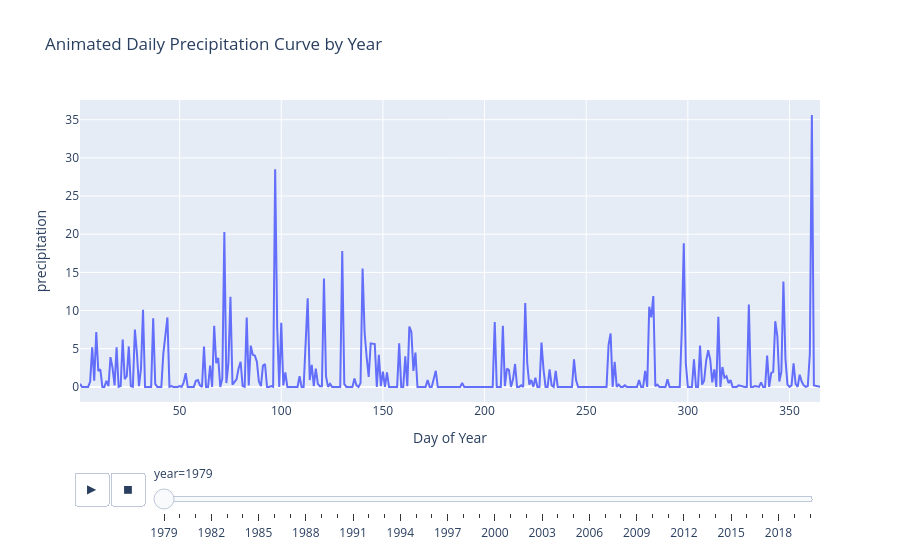

The cell this chart's notebook holds for it:
### Code cell
fig = px.line(df, x="day", y="precipitation", animation_frame="year", title="Animated Daily Precipitation Curve by Year",
              labels={"value": "Value", "day": "Day of Year"})
fig.show()

### Figure 1 — Plotly figure (JSON) as saved in the notebook; plotly's stock layout.template omitted (floating-point values rounded to 4 significant figures; data arrays with more than 128 entries replaced by an {"elided": "..."} marker saying what was removed)
{"data": [{"hovertemplate": "year=1979<br>Day of Year=%{x}<br>precipitation=%{y}<extra></extra>", "legendgroup": "", "line": {"color": "#636efa", "dash": "solid"}, "marker": {"symbol": "circle"}, "mode": "lines", "name": "", "orientation": "v", "showlegend": false, "type": "scatter", "x": {"elided": "364 int values"}, "xaxis": "x", "y": {"elided": "364 float values"}, "yaxis": "y"}], "layout": {"legend": {"tracegroupgap": 0}, "sliders": [{"active": 0, "currentvalue": {"prefix": "year="}, "len": 0.9, "pad": {"b": 10, "t": 60}, "steps": [{"args": [["1979"], {"frame": {"duration": 0, "redraw": false}, "fromcurrent": true, "mode": "immediate", "transition": {"duration": 0, "easing": "linear"}}], "label": "1979", "method": "animate"}, {"args": [["1980"], {"frame": {"duration": 0, "redraw": false}, "fromcurrent": true, "mode": "immediate", "transition": {"duration": 0, "easing": "linear"}}], "label": "1980", "method": "animate"}, {"args": [["1981"], {"frame": {"duration": 0, "redraw": false}, "fromcurrent": true, "mode": "immediate", "transition": {"duration": 0, "easing": "linear"}}], "label": "1981", "method": "animate"}, {"args": [["1982"], {"frame": {"duration": 0, "redraw": false}, "fromcurrent": true, "mode": "immediate", "transition": {"duration": 0, "easing": "linear"}}], "label": "1982", "method": "animate"}, {"args": [["1983"], {"frame": {"duration": 0, "redraw": false}, "fromcurrent": true, "mode": "immediate", "transition": {"duration": 0, "easing": "linear"}}], "label": "1983", "method": "animate"}, {"args": [["1984"], {"frame": {"duration": 0, "redraw": false}, "fromcurrent": true, "mode": "immediate", "transition": {"duration": 0, "easing": "linear"}}], "label": "1984", "method": "animate"}, {"args": [["1985"], {"frame": {"duration": 0, "redraw": false}, "fromcurrent": true, "mode": "immediate", "transition": {"duration": 0, "easing": "linear"}}], "label": "1985", "method": "animate"}, {"args": [["1986"], {"frame": {"duration": 0, "redraw": false}, "fromcurrent": true, "mode": "immediate", "transition": {"duration": 0, "easing": "linear"}}], "label": "1986", "method": "animate"}, {"args": [["1987"], {"frame": {"duration": 0, "redraw": false}, "fromcurrent": true, "mode": "immediate", "transition": {"duration": 0, "easing": "linear"}}], "label": "1987", "method": "animate"}, {"args": [["1988"], {"frame": {"duration": 0, "redraw": false}, "fromcurrent": true, "mode": "immediate", "transition": {"duration": 0, "easing": "linear"}}], "label": "1988", "method": "animate"}, {"args": [["1989"], {"frame": {"duration": 0, "redraw": false}, "fromcurrent": true, "mode": "immediate", "transition": {"duration": 0, "easing": "linear"}}], "label": "1989", "method": "animate"}, {"args": [["1990"], {"frame": {"duration": 0, "redraw": false}, "fromcurrent": true, "mode": "immediate", "transition": {"duration": 0, "easing": "linear"}}], "label": "1990", "method": "animate"}, {"args": [["1991"], {"frame": {"duration": 0, "redraw": false}, "fromcurrent": true, "mode": "immediate", "transition": {"duration": 0, "easing": "linear"}}], "label": "1991", "method": "animate"}, {"args": [["1992"], {"frame": {"duration": 0, "redraw": false}, "fromcurrent": true, "mode": "immediate", "transition": {"duration": 0, "easing": "linear"}}], "label": "1992", "method": "animate"}, {"args": [["1993"], {"frame": {"duration": 0, "redraw": false}, "fromcurrent": true, "mode": "immediate", "transition": {"duration": 0, "easing": "linear"}}], "label": "1993", "method": "animate"}, {"args": [["1994"], {"frame": {"duration": 0, "redraw": false}, "fromcurrent": true, "mode": "immediate", "transition": {"duration": 0, "easing": "linear"}}], "label": "1994", "method": "animate"}, {"args": [["1995"], {"frame": {"duration": 0, "redraw": false}, "fromcurrent": true, "mode": "immediate", "transition": {"duration": 0, "easing": "linear"}}], "label": "1995", "method": "animate"}, {"args": [["1996"], {"frame": {"duration": 0, "redraw": false}, "fromcurrent": true, "mode": "immediate", "transition": {"duration": 0, "easing": "linear"}}], "label": "1996", "method": "animate"}, {"args": [["1997"], {"frame": {"duration": 0, "redraw": false}, "fromcurrent": true, "mode": "immediate", "transition": {"duration": 0, "easing": "linear"}}], "label": "1997", "method": "animate"}, {"args": [["1998"], {"frame": {"duration": 0, "redraw": false}, "fromcurrent": true, "mode": "immediate", "transition": {"duration": 0, "easing": "linear"}}], "label": "1998", "method": "animate"}, {"args": [["1999"], {"frame": {"duration": 0, "redraw": false}, "fromcurrent": true, "mode": "immediate", "transition": {"duration": 0, "easing": "linear"}}], "label": "1999", "method": "animate"}, {"args": [["2000"], {"frame": {"duration": 0, "redraw": false}, "fromcurrent": true, "mode": "immediate", "transition": {"duration": 0, "easing": "linear"}}], "label": "2000", "method": "animate"}, {"args": [["2001"], {"frame": {"duration": 0, "redraw": false}, "fromcurrent": true, "mode": "immediate", "transition": {"duration": 0, "easing": "linear"}}], "label": "2001", "method": "animate"}, {"args": [["2002"], {"frame": {"duration": 0, "redraw": false}, "fromcurrent": true, "mode": "immediate", "transition": {"duration": 0, "easing": "linear"}}], "label": "2002", "method": "animate"}, {"args": [["2003"], {"frame": {"duration": 0, "redraw": false}, "fromcurrent": true, "mode": "immediate", "transition": {"duration": 0, "easing": "linear"}}], "label": "2003", "method": "animate"}, {"args": [["2004"], {"frame": {"duration": 0, "redraw": false}, "fromcurrent": true, "mode": "immediate", "transition": {"duration": 0, "easing": "linear"}}], "label": "2004", "method": "animate"}, {"args": [["2005"], {"frame": {"duration": 0, "redraw": false}, "fromcurrent": true, "mode": "immediate", "transition": {"duration": 0, "easing": "linear"}}], "label": "2005", "method": "animate"}, {"args": [["2006"], {"frame": {"duration": 0, "redraw": false}, "fromcurrent": true, "mode": "immediate", "transition": {"duration": 0, "easing": "linear"}}], "label": "2006", "method": "animate"}, {"args": [["2007"], {"frame": {"duration": 0, "redraw": false}, "fromcurrent": true, "mode": "immediate", "transition": {"duration": 0, "easing": "linear"}}], "label": "2007", "method": "animate"}, {"args": [["2008"], {"frame": {"duration": 0, "redraw": false}, "fromcurrent": true, "mode": "immediate", "transition": {"duration": 0, "easing": "linear"}}], "label": "2008", "method": "animate"}, {"args": [["2009"], {"frame": {"duration": 0, "redraw": false}, "fromcurrent": true, "mode": "immediate", "transition": {"duration": 0, "easing": "linear"}}], "label": "2009", "method": "animate"}, {"args": [["2010"], {"frame": {"duration": 0, "redraw": false}, "fromcurrent": true, "mode": "immediate", "transition": {"duration": 0, "easing": "linear"}}], "label": "2010", "method": "animate"}, {"args": [["2011"], {"frame": {"duration": 0, "redraw": false}, "fromcurrent": true, "mode": "immediate", "transition": {"duration": 0, "easing": "linear"}}], "label": "2011", "method": "animate"}, {"args": [["2012"], {"frame": {"duration": 0, "redraw": false}, "fromcurrent": true, "mode": "immediate", "transition": {"duration": 0, "easing": "linear"}}], "label": "2012", "method": "animate"}, {"args": [["2013"], {"frame": {"duration": 0, "redraw": false}, "fromcurrent": true, "mode": "immediate", "transition": {"duration": 0, "easing": "linear"}}], "label": "2013", "method": "animate"}, {"args": [["2014"], {"frame": {"duration": 0, "redraw": false}, "fromcurrent": true, "mode": "immediate", "transition": {"duration": 0, "easing": "linear"}}], "label": "2014", "method": "animate"}, {"args": [["2015"], {"frame": {"duration": 0, "redraw": false}, "fromcurrent": true, "mode": "immediate", "transition": {"duration": 0, "easing": "linear"}}], "label": "2015", "method": "animate"}, {"args": [["2016"], {"frame": {"duration": 0, "redraw": false}, "fromcurrent": true, "mode": "immediate", "transition": {"duration": 0, "easing": "linear"}}], "label": "2016", "method": "animate"}, {"args": [["2017"], {"frame": {"duration": 0, "redraw": false}, "fromcurrent": true, "mode": "immediate", "transition": {"duration": 0, "easing": "linear"}}], "label": "2017", "method": "animate"}, {"args": [["2018"], {"frame": {"duration": 0, "redraw": false}, "fromcurrent": true, "mode": "immediate", "transition": {"duration": 0, "easing": "linear"}}], "label": "2018", "method": "animate"}, {"args": [["2019"], {"frame": {"duration": 0, "redraw": false}, "fromcurrent": true, "mode": "immediate", "transition": {"duration": 0, "easing": "linear"}}], "label": "2019", "method": "animate"}, {"args": [["2020"], {"frame": {"duration": 0, "redraw": false}, "fromcurrent": true, "mode": "immediate", "transition": {"duration": 0, "easing": "linear"}}], "label": "2020", "method": "animate"}], "x": 0.1, "xanchor": "left", "y": 0, "yanchor": "top"}], "title": {"text": "Animated Daily Precipitation Curve by Year"}, "updatemenus": [{"buttons": [{"args": [null, {"frame": {"duration": 500, "redraw": false}, "fromcurrent": true, "mode": "immediate", "transition": {"duration": 500, "easing": "linear"}}], "label": "&#9654;", "method": "animate"}, {"args": [[null], {"frame": {"duration": 0, "redraw": false}, "fromcurrent": true, "mode": "immediate", "transition": {"duration": 0, "easing": "linear"}}], "label": "&#9724;", "method": "animate"}], "direction": "left", "pad": {"r": 10, "t": 70}, "showactive": false, "type": "buttons", "x": 0.1, "xanchor": "right", "y": 0, "yanchor": "top"}], "xaxis": {"anchor": "y", "domain": [0, 1], "title": {"text": "Day of Year"}}, "yaxis": {"anchor": "x", "domain": [0, 1], "title": {"text": "precipitation"}}}}
